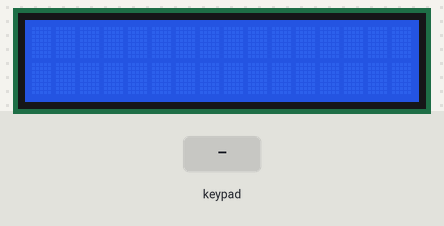
The sketch below on a simulated Arduino Mega 2560, built with avr-gcc and run on an emulated ATmega2560. On the bench: 16×2 character LCD. The test bench sets the inputs (shaded band). EEPROM starts erased.

Above: at 1.2 s.
1.3 s: keypad keys 2 7 2 8 2 9 3 0 pressed 0.4 s apart
At 4.2 s:
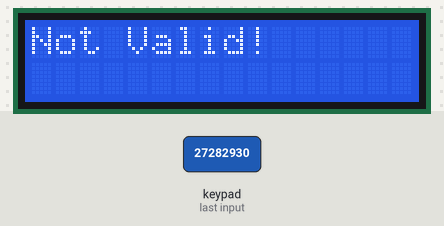
6.0 s: key '8' pressed
At 8.2 s:
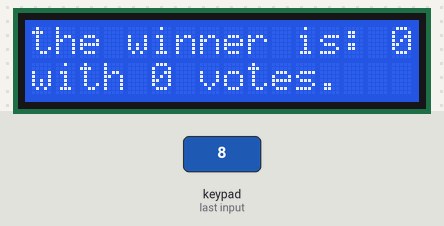
8.6 s: key '5' pressed
At 9.8 s:
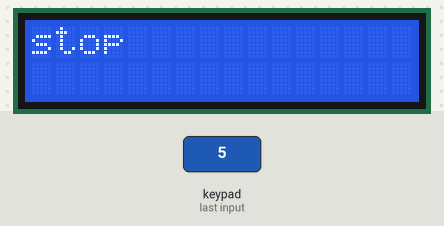
10.1 s: key '1' pressed
At 11.1 s:
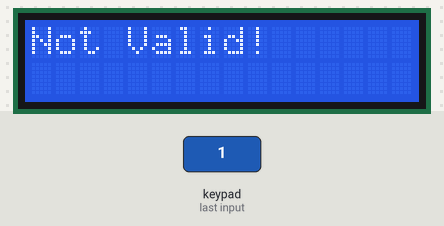
11.6 s: key '2' pressed
At 12.2 s:
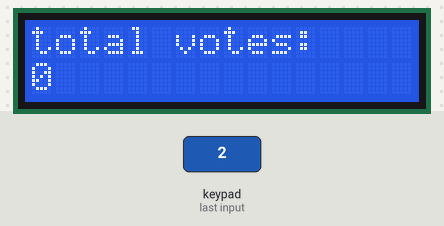
Timing chart, 0 to 14.1 s (numbered marks = the images above; inputs shaded):
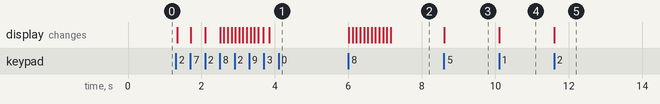

The sketch:

master.ino
```cpp
#include <LiquidCrystal.h>
#include <Key.h>
#include <Keypad.h>
#include <Wire.h>
#include <EEPROM.h>

LiquidCrystal lcd(12, 11, 10, 5, 4, 3, 2);

const byte ROWS = 4; // Four rows
const byte COLS = 3; // Three columns

// Define the Keymap
char keys[ROWS][COLS] = {

  {'1', '2', '3'},

  {'4', '5', '6'},

  {'7', '8', '9'},

  {'*', '0', '#'}

};

byte rowPins[ROWS] = { 27, 28, 29, 30}; // Connect keypad ROW0, ROW1, ROW2 and ROW3 to these Arduino pins.
byte colPins[COLS] = { 24, 25, 26 };    // Connect keypad COL0, COL1 and COL2 to these Arduino pins.

Keypad kpd = Keypad( makeKeymap(keys), rowPins, colPins, ROWS, COLS ); //  Create the Keypad

int KeyCheck = 0;

// EEPROM values
uint8_t num_vote;
int num0_ADDR = 0;
int num1_ADDR = 1;
int num2_ADDR = 2;
int num3_ADDR = 3;
int num4_ADDR = 4;
int num5_ADDR = 5;
int num6_ADDR = 6;
int num7_ADDR = 7;
int num8_ADDR = 8;
int num9_ADDR = 9;

void setup() {
  lcd.begin(16, 2);

  Wire.begin(1); // join i2c bus
  Wire.onReceive(receiveData);

}
void loop() {
  char key = kpd.getKey();
  if (key != NO_KEY)
    DetectButtons(key);
}


void DetectButtons(char key) {
  lcd.clear();
  if (key == '2' )        // total number of votes
    total();
  else if ( key == '5')   // stop voting
    stop_voting();
  else if ( key == '8')   // result
    result();
  else
    lcd.print("Not Valid!");
}

void total() {
  lcd.print("total votes: ");
  int n0 = EEPROM.read(num0_ADDR);
  int n1 = EEPROM.read(num1_ADDR);
  int n2 = EEPROM.read(num2_ADDR);
  int n3 = EEPROM.read(num3_ADDR);
  int n4 = EEPROM.read(num4_ADDR);
  int n5 = EEPROM.read(num5_ADDR);
  int n6 = EEPROM.read(num6_ADDR);
  int n7 = EEPROM.read(num7_ADDR);
  int n8 = EEPROM.read(num8_ADDR);
  int n9 = EEPROM.read(num9_ADDR);
  int total = n0 + n1 + n2 + n3 + n4 + n5 + n6 + n7 + n8 + n9;
  if(total > 1000){
    for (int i = 0 ; i < 10 ; i++)
      EEPROM.write(i, 0);
    total = 0;
  }
  lcd.setCursor(0, 1);
  lcd.print(total);
}

void stop_voting() {
  lcd.clear();
  lcd.print("stop");
}

void result() {
  int max_num = 0;
  int max_vote = 0;

  lcd.print("result is: ");
  delay(100);
  lcd.clear();
  lcd.print("number 0: ");
  int n0 = EEPROM.read(0);
  lcd.print(n0);

  if (max_num < n0) {
    max_num = n0;
    max_vote = 0;
  }

  delay(100);
  lcd.clear();
  lcd.print("number 1: ");
  int n1 = EEPROM.read(1);
  lcd.print(n1);

  if (max_num < n1) {
    max_num = n1;
    max_vote = 1;
  }

  delay(100);
  lcd.clear();
  lcd.print("number 2: ");
  int n2 = EEPROM.read(2);
  lcd.print(n2);

  if (max_num < n2) {
    max_num = n2;
    max_vote = 2;
  }

  delay(100);
  lcd.clear();
  lcd.print("number 3: ");
  int n3 = EEPROM.read(3);
  lcd.print(n3);

  if (max_num < n3) {
    max_num = n3;
    max_vote = 3;
  }

  delay(100);
  lcd.clear();
  lcd.print("number 4: ");
  int n4 = EEPROM.read(4);
  lcd.print(n4);

  if (max_num < n4) {
    max_num = n4;
    max_vote = 4;
  }

  delay(100);
  lcd.clear();
  lcd.print("number 5: ");
  int n5 = EEPROM.read(5);
  lcd.print(n5);

  if (max_num < n5) {
    max_num = n5;
    max_vote = 5;
  }

  delay(100);
  lcd.clear();
  lcd.print("number 6: ");
  int n6 = EEPROM.read(6);
  lcd.print(n6);

  if (max_num < n6) {
    max_num = n6;
    max_vote = 6;
  }

  delay(100);
  lcd.clear();
  lcd.print("number 7: ");
  int n7 = EEPROM.read(7);
  lcd.print(n7);

  if (max_num < n7) {
    max_num = n7;
    max_vote = 7;
  }

  delay(100);
  lcd.clear();
  lcd.print("number 8: ");
  int n8 = EEPROM.read(8);
  lcd.print(n8);

  if (max_num < n8) {
    max_num = n8;
    max_vote = 8;
  }

  delay(100);
  lcd.clear();
  lcd.print("number 9: ");
  int n9 = EEPROM.read(9);
  lcd.print(n9);

  if (max_num < n9) {
    max_num = n9;
    max_vote = 9;
  }

  delay(100);
  lcd.clear();

  lcd.print("the winner is: ");
  lcd.print(max_vote);
  lcd.setCursor(0, 1);
  lcd.print("with ");
  lcd.print(max_num);
  lcd.print(" votes.");

}

void vote() {
  int n = EEPROM.read(num_vote);
  n++;
  EEPROM.write(num_vote, n);
}

void receiveData(int howMany) {

  int x = Wire.read();    // receive byte as an integer
  lcd.clear();
  lcd.print(x);         // print the character

  num_vote = x;
  vote();
}
```

Measured:
- after the input at 1.3 s, the display: first changes at once (image 1 shows a later state)
- after the input at 6.0 s, the display: first changes at once (image 2 shows a later state)
- after the input at 8.6 s, the display: changes at once (image 3)
- after the input at 10.1 s, the display: changes at once (image 4)
- after the input at 11.6 s, the display: changes at once (image 5)
